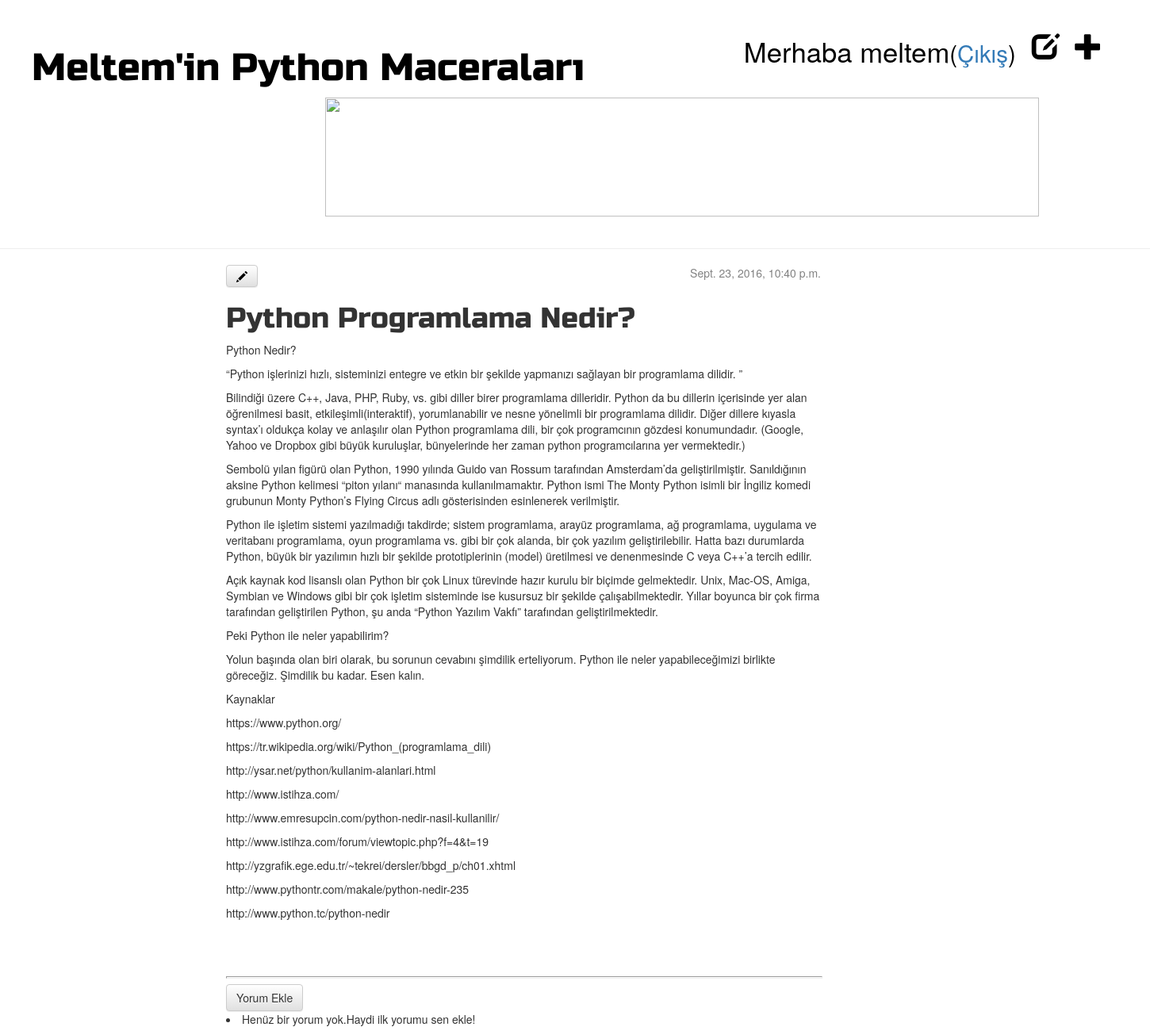
Page /post/16/ (signed in) on the committed database.
### blog/models.py (models this page shows, shortened)
class Post(models.Model):
    yazar = models.ForeignKey('auth.User')
    baslik = models.CharField(max_length=200)
    yazi = models.TextField()
    yaratilis_tarihi = models.DateTimeField(
            default=timezone.now)
    yayinlanma_tarihi = models.DateTimeField(
            blank=True, null=True)

### blog/views.py (the view)
# urls.py: url(r'^post/(?P<pk>[0-9]+)/$', views.post_detail, name='post_detail'),
def post_detail(request, pk):
    post = get_object_or_404(Post, pk=pk)
    return render(request, 'blog/post_detail.html', {'post': post})

### blog/templates/blog/post_detail.html
{% extends 'blog/base.html' %}
{% block content %}
    <div class="post">
        {% if post.yayinlanma_tarihi %}
            <div class="date">
                {{ post.yayinlanma_tarihi }}
            </div>
        {% else %}
            <a class="btn btn-default" href="{% url 'post_publish' pk=post.pk %}">Yayınla</a>
            <a class="btn btn-default" href="{% url 'post_remove' pk=post.pk %}"><span class="glyphicon glyphicon-remove"></span></a>
        {% endif %}
		{% if user.is_authenticated %}
		<a class="btn btn-default" href="{% url 'post_edit' pk=post.pk %}"><span class="glyphicon glyphicon-pencil"></span></a>
		{% endif %}
        <h1>{{ post.baslik }}</h1>
        <p>{{ post.yazi|linebreaks }}</p>
    </div>
    <hr>
    <a class="btn btn-default" href="{% url 'add_comment_to_post' pk=post.pk %}">Yorum Ekle</a>
    {% for comment in post.comments.all %}
        {% if user.is_authenticated or comment.onaylanmis_yorum %}
        <div class="comment">
            <div class="date">
                {{ comment.yaratilis_tarihi }}
                {% if not comment.onaylanmis_yorum %}
                    <a class="btn btn-default" href="{% url 'comment_remove' pk=comment.pk %}"><span class="glyphicon glyphicon-remove"></span></a>
                    <a class="btn btn-default" href="{% url 'comment_approve' pk=comment.pk %}"><span class="glyphicon glyphicon-ok"></span></a>
                {% endif %}
            </div>
            <strong>{{ comment.yazar }}</strong>
            <p>{{ comment.yazi|linebreaks }}</p>
        </div>
        {% endif %}
    {% empty %}
        <li>Henüz bir yorum yok.Haydi ilk yorumu sen ekle!</li>
    {% endfor %}
{% endblock %}

### blog/templates/blog/base.html (shortened to what this page needs)
{% load staticfiles %}
<html>
     <head>
		<link rel="stylesheet" href="//maxcdn.bootstrapcdn.com/bootstrap/3.2.0/css/bootstrap.min.css">
		<link rel="stylesheet" href="//maxcdn.bootstrapcdn.com/bootstrap/3.2.0/css/bootstrap-theme.min.css">
		<link rel="stylesheet" href="{% static 'css/blog.css' %}">
    </head>
    <body>
        <div class="page-header">
    		{% if user.is_authenticated %}
    		<a href="{% url 'post_new' %}" class="top-menu"><span class="glyphicon glyphicon-plus"></span></a>
            <a href="{% url 'post_draft_list' %}" class="top-menu"><span class="glyphicon glyphicon-edit"></span></a>
            <p class="top-menu">Merhaba {{ user.username }}<small>(<a href="{% url 'logout' %}">Çıkış</a>)</small></p>
            {% else %}
            <a href="{% url 'login' %}" class="top-menu"><span class="glyphicon glyphicon-lock"></span></a>
            {% endif %}
            <h1><a href="/">Meltem'in Python Maceraları</a></h1>
            <img src="http://2.bp.blogspot.com/-R97jzYoL7Z8/T3SWTvskGRI/AAAAAAAAAjc/_R1KFtHUpZI/s1600/1081.jpg">
        </div>
        <div class="content container">
            <div class="row">
                <div class="col-md-8">
                {% block content %}
            {% endblock %}
                </div>
            </div>
        </div>
    </body>
</html>

### blog/static/css/blog.css (style rules this page uses)
h1 a { color: black; font-family: 'Russo One'; }
.page-header img { width: 900px; height: 150px; margin: 0px 0px 0px 370px; }
.page-header { margin-top: 0; padding: 40px 40px 40px 40px; }
.page-header h1, .page-header h1 a, .page-header h1 a:visited, .page-header h1 a:active { color: black; font-size: 36pt; text-decoration: none; }
.content { margin-left: 270px; }
h1, h2, h3, h4 { font-family: 'Russo One', sans-serif; }
.post h1 { text-decoration:none; }
.date { float: right; color: #828282; }
.top-menu, .top-menu:hover, .top-menu:visited { color: black; float: right; font-size: 26pt; margin-right: 20px; }
.post { margin-bottom: 70px; }
hr { display: block; margin-top: 0.5em; margin-bottom: 0.5em; margin-left: auto; margin-right: auto; border-style: inset; border-width: 1px; width: 750px; height: 0.5px; }
.post a { color: black; font-family: 'Russo One'; font-size: bold; text-decoration:none; }

### rows in the picture
Post: yayinlanma_tarihi "Sept. 23, 2016, 10:40 p.m.", baslik "Python Programlama Nedir?", yazi "Python Nedir? “Python işlerinizi hızlı, sisteminizi entegre ve etkin bir şekilde yapmanızı sağlayan bir programlama dilidir. ” Bilindiği üzere C++, Java, PHP, Ruby, vs. gibi diller birer programlama dilleridir. Python da bu dillerin içerisinde yer alan öğrenilmesi basit, etkileşimli(interaktif), yorumlanabilir ve nesne yönelimli bir programlama dilidir. Diğer dillere kıyasla syntax’ı oldukça kolay ve anlaşılır olan Python programlama dili, bir çok programcının gözdesi konumundadır. (Google, Yahoo ve Dropbox gibi büyük kuruluşlar, bünyelerinde her zaman python programcılarına yer vermektedir.) Sembolü yılan figürü olan Python, 1990 yılında Guido van Rossum tarafından Amsterdam’da…"

### other values in the picture
{{ user.username }} "meltem"
